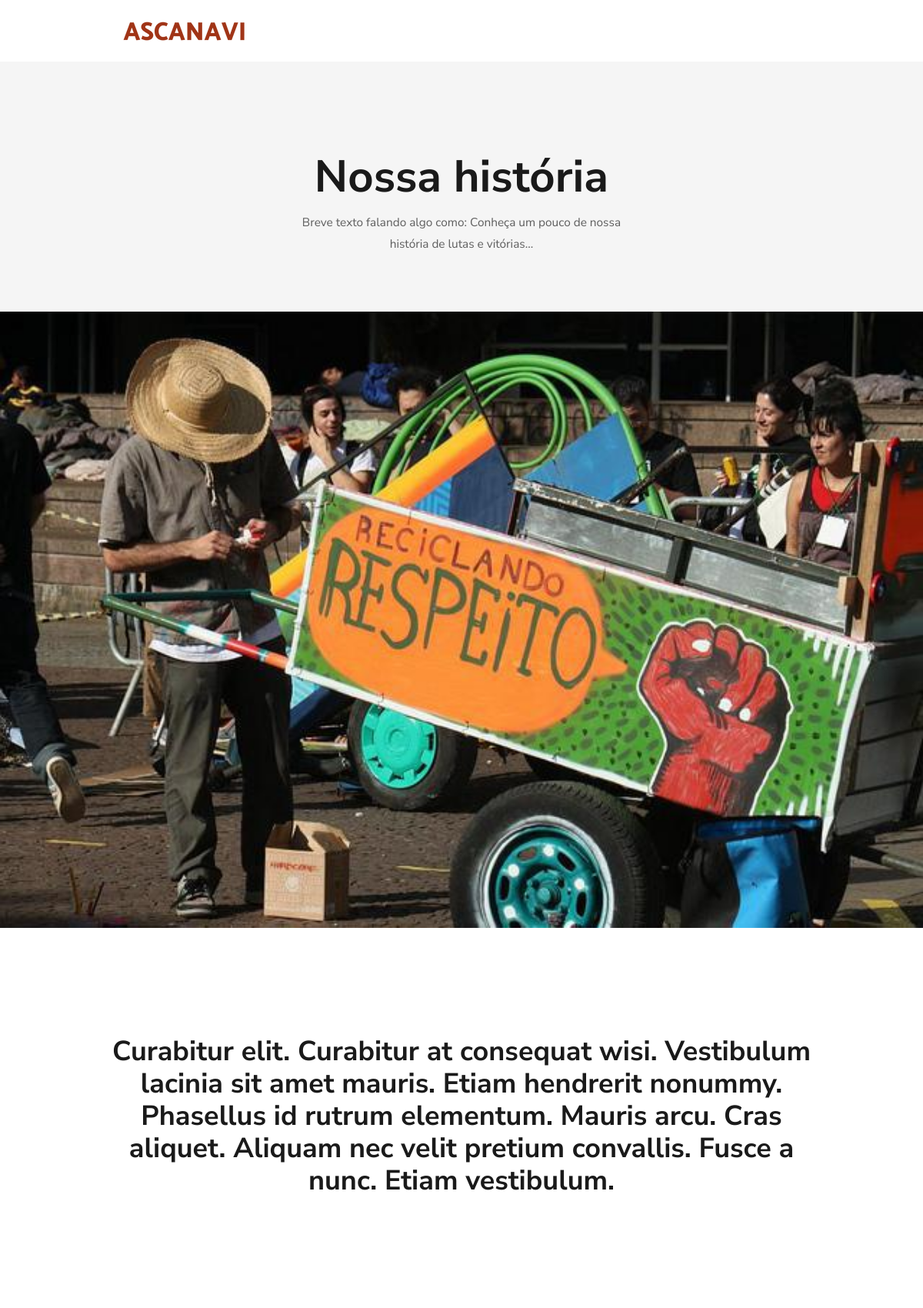
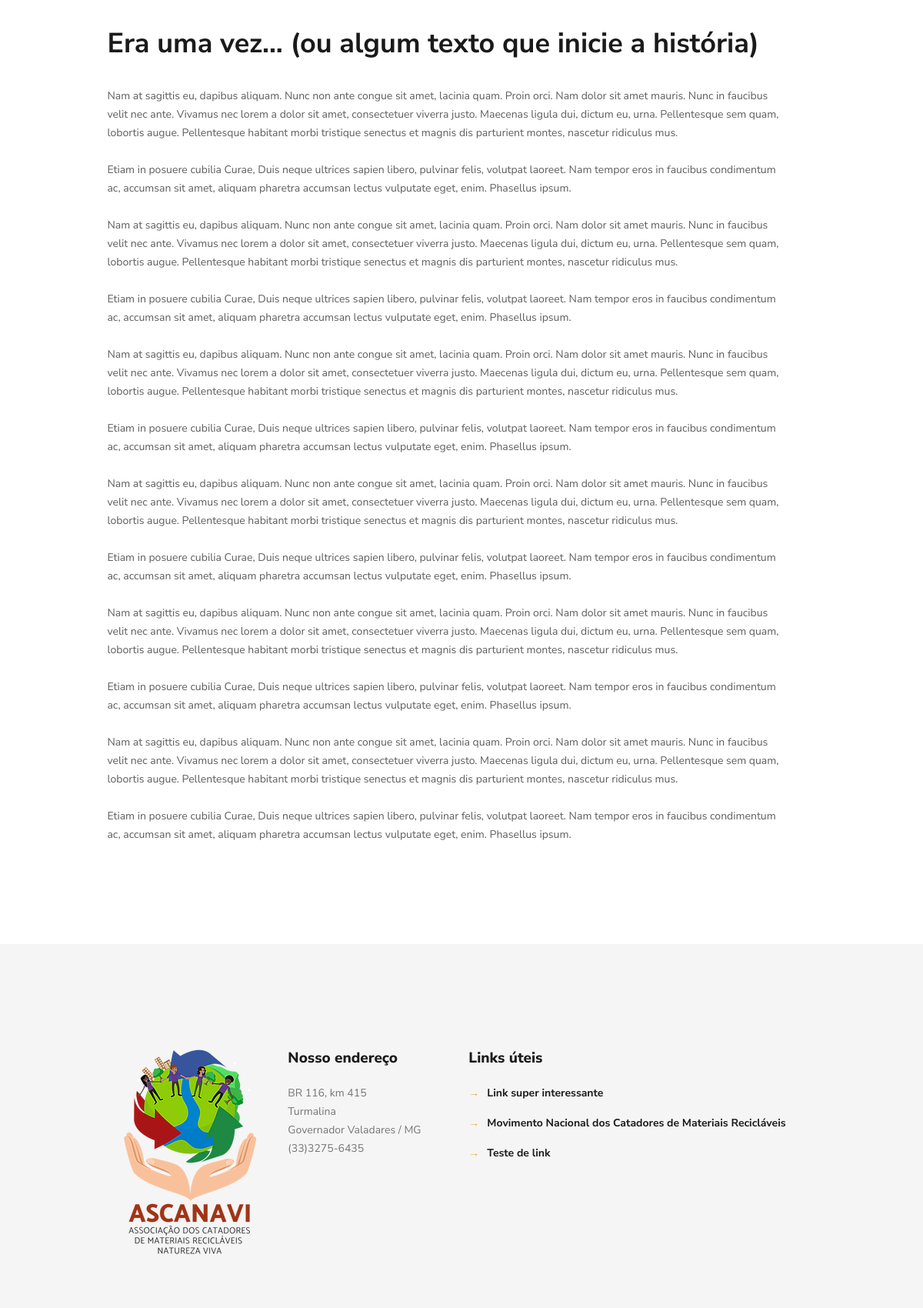
Screenshot of /nossa-historia (upper part) with the database file from the repository (2 pictures, top to bottom).
### core/models.py (models this page shows, shortened)
class NossaHistoria(models.Model):
    subtitulo_cabecalho = models.CharField(verbose_name='subtítulo', max_length=200)
    imagem              = ResizedImageField(size=[1920, 790], upload_to='nossa_historia')
    texto_destaque      = models.TextField(max_length=500)
    titulo_historia     = models.CharField(max_length=200)
    historia            = models.TextField()
    class Meta:
        verbose_name        = 'nossa história'
        verbose_name_plural = 'nossa história'

class LinkUtil(models.Model):
    link       = models.URLField()
    descricao  = models.CharField(verbose_name='descrição', max_length=100)
    class Meta:
        verbose_name        = 'link útil'
        verbose_name_plural = 'links úteis'

### core/views.py (the view)
# urls.py: url(r'^nossa-historia$', nossahistoria, name='nossa-historia'),
def nossahistoria(request):
    reg     = NossaHistoria.objects.latest('id')
    contato = Contato.objects.latest('id')
    links   = LinkUtil.objects.order_by('descricao')
    context = {'reg': reg,
               'contato': contato,
               'links': links}
    return render(request, 'nossa-historia.html', context)

### core/context_processors.py (called while the page is built)
def contato(request):
    from core.models import Contato
    try:
        contato = Contato.objects.latest('id')
    except Contato.DoesNotExist:
        contato = None
    return {
        'contato': contato,
    }

### templates/nossa-historia.html (shortened to what this page needs)
{% load static %}
<!DOCTYPE html>
<html class="no-js">
<head>
    <link rel='stylesheet' href="{% static 'core/css/global.css' %}">
    <link rel='stylesheet' href="{% static 'core/css/structure.css' %}">
    <link rel='stylesheet' href="{% static 'core/css/home.css' %}">
    <link rel='stylesheet' href="{% static 'core/css/custom.css' %}">
</head>
<body class="color-custom style-simple layout-full-width nice-scroll-on button-flat if-zoom if-border-hide no-content-padding hide-love header-classic minimalist-header-no sticky-header sticky-tb-color ab-hide subheader-both-center menu-link-color menuo-no-borders menuo-right mobile-tb-left mobile-side-slide mobile-mini-mr-lc mobile-header-mini mobile-sticky">
    <div id="Wrapper">
        {% include 'header.html' %}
        <div id="Content">
            <div class="content_wrapper clearfix">
                <div class="sections_group">
                    <div class="entry-content">
                        <div class="section mcb-section" style="padding-top:120px; padding-bottom:20px; background-color:#f5f5f5; background-image:url{% static 'core/images/home_home_sectionbg2.png' %}); background-repeat:no-repeat; background-position:center top;">
                            <div class="section_wrapper mcb-section-inner">
                                <div class="wrap mcb-wrap one  valign-top clearfix">
                                    <div class="mcb-wrap-inner">
                                        <div class="column mcb-column one-fourth column_placeholder">
                                            <div class="placeholder">
                                            </div>
                                        </div>
                                        <div class="column mcb-column one-second column_column ">
                                            <div class="column_attr clearfix align_center">
                                                <h2>Nossa história</h2>
                                                <p class="big">
                                                    {% if reg %}
                                                        {{ reg.subtitulo_cabecalho }}
                                                    {% endif %}
                                                </p>
                                            </div>
                                        </div>
                                    </div>
                                </div>
                            </div>
                        </div>
                        <div class="section mcb-section full-width no-margin-h no-margin-v  " style="padding-top:0px; padding-bottom:0px;">
                            <div class="section_wrapper mcb-section-inner">
                                <div class="wrap mcb-wrap one  valign-top clearfix">
                                    <div class="mcb-wrap-inner">
                                        <div class="column mcb-column one column_image ">
                                            <div class="image_frame image_item no_link scale-with-grid aligncenter no_border">
                                                <div class="image_wrapper"><img class="scale-with-grid" src="{{ reg.imagem.url }}" alt="nossa história" width="1920" height="790" />
                                                </div>
                                            </div>
                                        </div>
                                    </div>
                                </div>
                            </div>
                        </div>
                        <div class="section mcb-section" style="padding-top:140px; padding-bottom:90px;">
                            <div class="section_wrapper mcb-section-inner">
                                <div class="wrap mcb-wrap one  valign-top clearfix">
                                    <div class="mcb-wrap-inner">
                                        <div class="column mcb-column one column_column ">
                                            <div class="column_attr clearfix align_center">
                                                <h3>
                                                    {% if reg %}
                                                        {{ reg.texto_destaque }}
                                                    {% endif %}
                                                </h3>
                                            </div>
                                        </div>
                                        <div class="column mcb-column one column_divider ">
                                            <hr class="no_line" style="margin: 0 auto 60px;" />
                                        </div>
                                        <div class="column mcb-column one-sixth column_placeholder">
                                            <div class="placeholder">
                                            </div>
                                        </div>
                                        <div class="column mcb-column one column_column column-margin-20px">
                                            <div class="column_attr clearfix">
                                                <h3>
                                                    {% if reg %}
                                                        {{ reg.titulo_historia }}
                                                    {% endif %}
                                                </h3>
                                            </div>
                                        </div>
                                        <div class="column mcb-column one column_column ">
                                            <div class="column_attr clearfix" style=" padding:0 5% 0 0;">
                                                {% if reg %}
                                                    {% autoescape off %}
                                                        {{ reg.historia }}
                                                    {% endautoescape %}
                                                {% endif %}
                                            </div>
                                        </div>
                                    </div>
                                </div>
                            </div>
                        </div>
                    </div>
                </div>
            </div>
        </div>
        {% include 'footer.html' %}
    </div>
</body>
</html>

### templates/footer.html (shortened to what this page needs)
{% load static %}
<footer id="Footer" class="clearfix">
            <div class="widgets_wrapper" style="padding:120px 0 110px;">
                <div class="container">
                    <div class="column one-fourth">
                        <aside class="widget widget_text">
                            <div class="textwidget" align="center">
                                <img src="{% static 'core/images/ascanavi-logo.png' %}" alt="Logo da ASCANAVI">
                            </div>
                        </aside>
                    </div>
                    <div class="column one-fourth">
                        <aside class="widget widget_text">
                            <div class="textwidget">
                                <div style="padding-right: 15%;">
                                    <h5>Nosso endereço</h5>
                                    <hr class="no_line" style="margin: 0 auto 5px;" />
                                    <p>
                                        BR 116, km 415
                                        <br> Turmalina
                                        <br> Governador Valadares / MG
                                        <br> (33)3275-6435
                                    </p>
                                    <hr class="no_line" style="margin: 0 auto 10px;" />
                                    {% if contato %}
                                    <p style="font-size: 18px; line-height: 18px; letter-spacing: 10px;">
                                        <a style="color: #b5b5b5;" href="{{ contato.facebook }}" target="_blank"><i class="icon-facebook"></i></a>
                                    </p>
                                    {% endif %}
                                </div>
                            </div>
                        </aside>
                    </div>
                    <div class="column one-second">
                        <aside class="widget widget_text">
                            <div class="textwidget">
                                    <h5>Links úteis</h5>
                                    <hr class="no_line" style="margin: 0 auto 5px;" />
                                    <ul style="font-weight: 700;">
                                        {% for l in links %}
                                            <li style="margin-bottom: 15px;">
                                                <span style="color: #e6ae48; margin-right: 10px;">&rarr;</span><a href="{{ l.link }}" target="_blank">{{ l.descricao }}</a>
                                            </li>
                                        {% endfor %}
                                </ul>
                            </div>
                        </aside>
                    </div>
                </div>
            </div>
        </footer>

### core/static/core/css/home.css (style rules this page uses)
#Footer { background-color: #f5f5f5; }
body, ul.timeline_items, .icon_box a .desc, .icon_box a:hover .desc, .feature_list ul li a, .list_item a, .list_item a:hover, .widget_recent_entries ul li a, .flat_box a, .flat_box a:hover, .story_box .desc, .content_slider.carouselul li a .title, .content_slider.flat.description ul li .desc, .content_slider.flat.description ul li a .desc, .post-nav.minimal a i { color: #5e5e5e; }
a { color: #e6ae48; }
h2, h2 a, h2 a:hover { color: #1a1a1a; }
h3, h3 a, h3 a:hover { color: #1a1a1a; }
h5, h5 a, h5 a:hover { color: #1a1a1a; }
#Footer, #Footer .widget_recent_entries ul li a { color: #767676; }
#Footer a { color: #1a1a1a; }
#Footer h1, #Footer h1 a, #Footer h1 a:hover, #Footer h2, #Footer h2 a, #Footer h2 a:hover, #Footer h3, #Footer h3 a, #Footer h3 a:hover, #Footer h4, #Footer h4 a, #Footer h4 a:hover, #Footer h5, #Footer h5 a, #Footer h5 a:hover, #Footer h6, #Footer h6 a, #Footer h6 a:hover { color: #1a1a1a; }
.image_frame { border-color: #f8f8f8; }
html { background-color: #fff; }
#Wrapper, #Content { background-color: #fff; }
body, button, span.date_label, .timeline_items li h3 span, input[type="submit"], input[type="reset"], input[type="button"], input[type="text"], input[type="password"], input[type="tel"], input[type="email"], textarea, select, .offer_li .title h3 { font-family: "Nunito Sans", Arial, Tahoma, sans-serif; }
h1, h2, h3, h4, .text-logo #logo { font-family: "Nunito Sans", Arial, Tahoma, sans-serif; }
h5, h6 { font-family: "Nunito Sans", Arial, Tahoma, sans-serif; }
body { font-size: 14px; line-height: 24px; font-weight: 400; letter-spacing: 0px; }
h2 { font-size: 58px; line-height: 60px; font-weight: 700; letter-spacing: 0px; }
h3 { font-size: 36px; line-height: 42px; font-weight: 700; letter-spacing: 0px; }
h5 { font-size: 19px; line-height: 26px; font-weight: 800; letter-spacing: 0px; }
.section.no-margin .column, .section.no-margin-v .column { margin-bottom: 0; }

### rows the page displays
NossaHistoria: subtitulo_cabecalho "Breve texto falando algo como: Conheça um pouco de nossa história de lutas e vitórias...", imagem (picture), texto_destaque "Curabitur elit. Curabitur at consequat wisi. Vestibulum lacinia sit amet mauris. Etiam hendrerit nonummy. Phasellus id rutrum elementum. Mauris arcu. Cras aliquet. Aliquam nec velit pretium convallis. Fusce a nunc. Etiam vestibulum.", titulo_historia "Era uma vez... (ou algum texto que inicie a história)", historia "Nam at sagittis eu, dapibus aliquam. Nunc non ante congue sit amet, lacinia quam. Proin orci. Nam dolor sit amet mauris. Nunc in faucibus velit nec ante. Vivamus nec lorem a dolor sit amet, consectetuer viverra justo. Maecenas ligula dui, dictum eu, urna. Pellentesque sem quam, lobortis augue. Pellentesque habitant morbi tristique senectus et magnis dis parturient montes, nascetur ridiculus mus. Etiam in posuere cubilia Curae, Duis neque ultrices sapien libero, pulvinar felis, volutpat laoreet. Nam tempor eros in faucibus condimentum ac, accumsan sit amet, aliquam pharetra accumsan lectus vulputate eget, enim. Phasellus ipsum. Nam at sagittis eu, dapibus aliquam. Nunc non ante congue sit…"
LinkUtil: descricao "Link super interessante"
LinkUtil: descricao "Movimento Nacional dos Catadores de Materiais Recicláveis"
LinkUtil: descricao "Teste de link"
